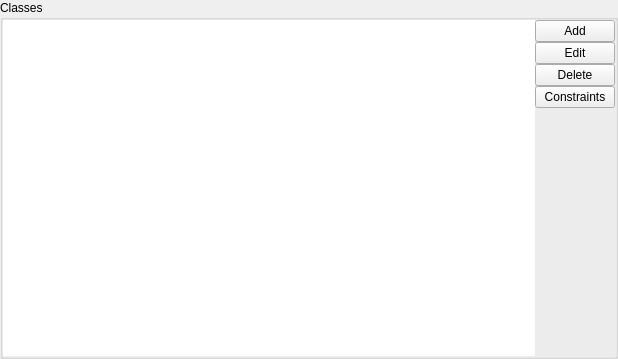
<?xml version="1.0" encoding="UTF-8"?>
<ui version="4.0">
 <class>ClassesView</class>
 <widget class="QWidget" name="ClassesView">
  <property name="geometry">
   <rect>
    <x>0</x>
    <y>0</y>
    <width>618</width>
    <height>359</height>
   </rect>
  </property>
  <property name="windowTitle">
   <string>ClassesView</string>
  </property>
  <layout class="QGridLayout" name="gridLayout">
   <property name="leftMargin">
    <number>0</number>
   </property>
   <property name="topMargin">
    <number>0</number>
   </property>
   <property name="rightMargin">
    <number>0</number>
   </property>
   <property name="bottomMargin">
    <number>0</number>
   </property>
   <property name="spacing">
    <number>0</number>
   </property>
   <item row="0" column="0">
    <widget class="QGroupBox" name="groupBox_4">
     <property name="title">
      <string>Classes</string>
     </property>
     <layout class="QVBoxLayout" name="verticalLayout_7">
      <property name="spacing">
       <number>0</number>
      </property>
      <property name="leftMargin">
       <number>0</number>
      </property>
      <property name="topMargin">
       <number>0</number>
      </property>
      <property name="rightMargin">
       <number>0</number>
      </property>
      <property name="bottomMargin">
       <number>0</number>
      </property>
      <item>
       <layout class="QGridLayout" name="gridLayout_5">
        <property name="horizontalSpacing">
         <number>0</number>
        </property>
        <item row="0" column="1">
         <layout class="QVBoxLayout" name="verticalLayout_5">
          <property name="spacing">
           <number>0</number>
          </property>
          <item>
           <layout class="QVBoxLayout" name="verticalLayout_6">
            <property name="spacing">
             <number>0</number>
            </property>
            <item>
             <widget class="QPushButton" name="Add">
              <property name="text">
               <string>Add</string>
              </property>
             </widget>
            </item>
            <item>
             <widget class="QPushButton" name="Edit">
              <property name="text">
               <string>Edit</string>
              </property>
             </widget>
            </item>
            <item>
             <widget class="QPushButton" name="Delete">
              <property name="text">
               <string>Delete</string>
              </property>
             </widget>
            </item>
            <item>
             <widget class="QPushButton" name="Constraints">
              <property name="text">
               <string>Constraints</string>
              </property>
             </widget>
            </item>
           </layout>
          </item>
          <item>
           <spacer name="verticalSpacer_2">
            <property name="orientation">
             <enum>Qt::Vertical</enum>
            </property>
            <property name="sizeHint" stdset="0">
             <size>
              <width>20</width>
              <height>40</height>
             </size>
            </property>
           </spacer>
          </item>
         </layout>
        </item>
        <item row="0" column="0">
         <widget class="QListWidget" name="List">
          <property name="frameShape">
           <enum>QFrame::NoFrame</enum>
          </property>
         </widget>
        </item>
       </layout>
      </item>
     </layout>
    </widget>
   </item>
  </layout>
 </widget>
 <layoutdefault spacing="6" margin="11"/>
 <resources/>
 <connections/>
</ui>
